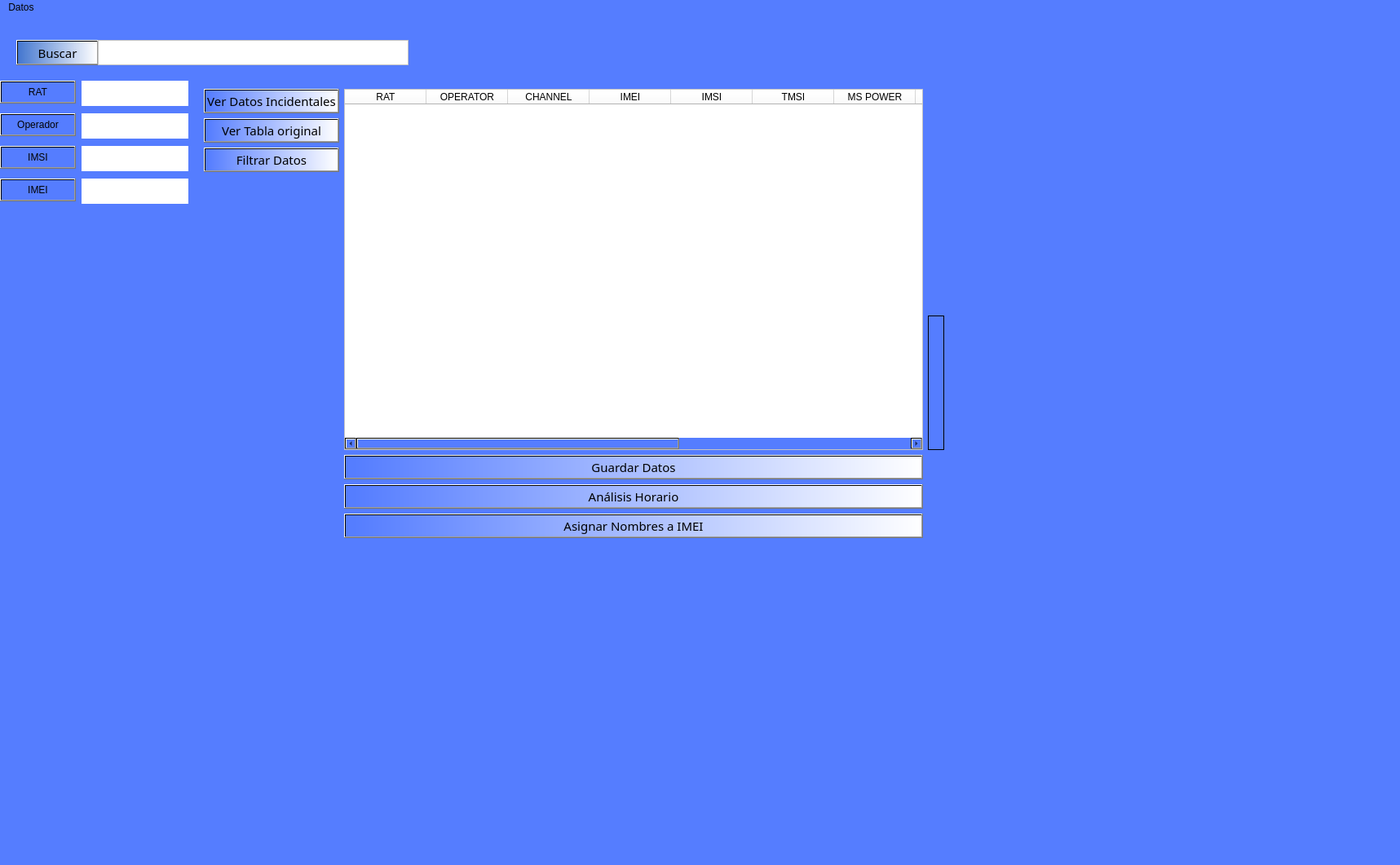
<?xml version="1.0" encoding="UTF-8"?>
<ui version="4.0">
 <class>MainWindow</class>
 <widget class="QMainWindow" name="MainWindow">
  <property name="geometry">
   <rect>
    <x>0</x>
    <y>0</y>
    <width>1717</width>
    <height>1061</height>
   </rect>
  </property>
  <property name="windowTitle">
   <string>MainWindow</string>
  </property>
  <property name="styleSheet">
   <string notr="true">background-color: qlineargradient(spread:pad, x1:0, y1:0, x2:1, y2:0, stop:1 rgba(85, 125, 255, 255));</string>
  </property>
  <widget class="QWidget" name="centralwidget">
   <widget class="QWidget" name="gridLayoutWidget">
    <property name="geometry">
     <rect>
      <x>250</x>
      <y>90</y>
      <width>921</width>
      <height>721</height>
     </rect>
    </property>
    <layout class="QGridLayout" name="gridLayout">
     <item row="15" column="1">
      <widget class="QPushButton" name="pushButtonVerTablaOriginal">
       <property name="font">
        <font>
         <family>Corbel</family>
         <pointsize>11</pointsize>
        </font>
       </property>
       <property name="styleSheet">
        <string notr="true">background-color: qlineargradient(spread:pad, x1:0, y1:0, x2:1, y2:0, stop:0.0149254 rgba(85, 125, 255, 255), stop:1 rgba(255, 255, 255, 255));</string>
       </property>
       <property name="text">
        <string>Ver Tabla original</string>
       </property>
       <property name="icon">
        <iconset>
         <normaloff>../Recursos/icons8-big-data-150.png</normaloff>../Recursos/icons8-big-data-150.png</iconset>
       </property>
       <property name="iconSize">
        <size>
         <width>40</width>
         <height>40</height>
        </size>
       </property>
      </widget>
     </item>
     <item row="18" column="3">
      <widget class="QFrame" name="frame">
       <property name="font">
        <font>
         <family>Corbel</family>
         <pointsize>14</pointsize>
        </font>
       </property>
       <property name="styleSheet">
        <string notr="true">border-color: rgb(0, 0, 0);
border-top-color: rgb(0, 0, 0);</string>
       </property>
       <property name="frameShape">
        <enum>QFrame::StyledPanel</enum>
       </property>
       <property name="frameShadow">
        <enum>QFrame::Raised</enum>
       </property>
       <layout class="QHBoxLayout" name="horizontalLayout_2"/>
      </widget>
     </item>
     <item row="21" column="2">
      <widget class="QPushButton" name="pushButtonAsignarNombresIMEI">
       <property name="font">
        <font>
         <family>Corbel</family>
         <pointsize>11</pointsize>
        </font>
       </property>
       <property name="styleSheet">
        <string notr="true">background-color: qlineargradient(spread:pad, x1:0, y1:0, x2:1, y2:0, stop:0.0149254 rgba(85, 125, 255, 255), stop:1 rgba(255, 255, 255, 255));</string>
       </property>
       <property name="text">
        <string>Asignar Nombres a IMEI</string>
       </property>
       <property name="icon">
        <iconset>
         <normaloff>../Recursos/icons8-ayuda-100.png</normaloff>../Recursos/icons8-ayuda-100.png</iconset>
       </property>
       <property name="iconSize">
        <size>
         <width>60</width>
         <height>60</height>
        </size>
       </property>
      </widget>
     </item>
     <item row="14" column="1">
      <widget class="QPushButton" name="pushButtonVerDatosIncidentales">
       <property name="font">
        <font>
         <family>Corbel</family>
         <pointsize>11</pointsize>
        </font>
       </property>
       <property name="styleSheet">
        <string notr="true">background-color: qlineargradient(spread:pad, x1:0, y1:0, x2:1, y2:0, stop:0.0149254 rgba(85, 125, 255, 255), stop:1 rgba(255, 255, 255, 255));</string>
       </property>
       <property name="text">
        <string>Ver Datos Incidentales</string>
       </property>
       <property name="icon">
        <iconset>
         <normaloff>../Recursos/icons8-big-data-150.png</normaloff>../Recursos/icons8-big-data-150.png</iconset>
       </property>
       <property name="iconSize">
        <size>
         <width>40</width>
         <height>40</height>
        </size>
       </property>
      </widget>
     </item>
     <item row="16" column="1">
      <widget class="QPushButton" name="pushButtonFiltrarDatos">
       <property name="font">
        <font>
         <family>Corbel</family>
         <pointsize>11</pointsize>
        </font>
       </property>
       <property name="styleSheet">
        <string notr="true">background-color: qlineargradient(spread:pad, x1:0, y1:0, x2:1, y2:0, stop:0.0149254 rgba(85, 125, 255, 255), stop:1 rgba(255, 255, 255, 255));</string>
       </property>
       <property name="text">
        <string>Filtrar Datos</string>
       </property>
       <property name="icon">
        <iconset>
         <normaloff>:/newPrefix/icons8-ver-80.png</normaloff>:/newPrefix/icons8-ver-80.png</iconset>
       </property>
       <property name="iconSize">
        <size>
         <width>40</width>
         <height>40</height>
        </size>
       </property>
      </widget>
     </item>
     <item row="35" column="20">
      <widget class="QLabel" name="label_5">
       <property name="styleSheet">
        <string notr="true">background-image: url(:/Imagenes/Logo.png);
image: url(:/newPrefix/Logo.png);</string>
       </property>
       <property name="text">
        <string/>
       </property>
      </widget>
     </item>
     <item row="20" column="2">
      <widget class="QPushButton" name="pushButtonAnalisisHorario">
       <property name="font">
        <font>
         <family>Corbel</family>
         <pointsize>11</pointsize>
        </font>
       </property>
       <property name="styleSheet">
        <string notr="true">background-color: qlineargradient(spread:pad, x1:0, y1:0, x2:1, y2:0, stop:0.0149254 rgba(85, 125, 255, 255), stop:1 rgba(255, 255, 255, 255));</string>
       </property>
       <property name="text">
        <string>Análisis Horario</string>
       </property>
       <property name="icon">
        <iconset>
         <normaloff>../Recursos/icons8-tiempo-400.png</normaloff>../Recursos/icons8-tiempo-400.png</iconset>
       </property>
       <property name="iconSize">
        <size>
         <width>60</width>
         <height>60</height>
        </size>
       </property>
      </widget>
     </item>
     <item row="19" column="2">
      <widget class="QPushButton" name="pushButtonGuardarDatos">
       <property name="font">
        <font>
         <family>Corbel</family>
         <pointsize>11</pointsize>
        </font>
       </property>
       <property name="styleSheet">
        <string notr="true">background-color: qlineargradient(spread:pad, x1:0, y1:0, x2:1, y2:0, stop:0.0149254 rgba(85, 125, 255, 255), stop:1 rgba(255, 255, 255, 255));</string>
       </property>
       <property name="text">
        <string>Guardar Datos</string>
       </property>
       <property name="icon">
        <iconset>
         <normaloff>../Recursos/upload.png</normaloff>../Recursos/upload.png</iconset>
       </property>
       <property name="iconSize">
        <size>
         <width>60</width>
         <height>60</height>
        </size>
       </property>
      </widget>
     </item>
     <item row="14" column="2" rowspan="5">
      <widget class="QTableWidget" name="tableWidgetDatosExcel">
       <property name="styleSheet">
        <string notr="true">background-color: rgb(255, 255, 255);</string>
       </property>
       <column>
        <property name="text">
         <string>RAT</string>
        </property>
       </column>
       <column>
        <property name="text">
         <string>OPERATOR</string>
        </property>
       </column>
       <column>
        <property name="text">
         <string>CHANNEL</string>
        </property>
       </column>
       <column>
        <property name="text">
         <string>IMEI</string>
        </property>
       </column>
       <column>
        <property name="text">
         <string>IMSI</string>
        </property>
       </column>
       <column>
        <property name="text">
         <string>TMSI</string>
        </property>
       </column>
       <column>
        <property name="text">
         <string>MS POWER</string>
        </property>
       </column>
       <column>
        <property name="text">
         <string>TA</string>
        </property>
       </column>
       <column>
        <property name="text">
         <string>LAST LAC</string>
        </property>
       </column>
       <column>
        <property name="text">
         <string>NAME</string>
        </property>
       </column>
       <column>
        <property name="text">
         <string>HITS</string>
        </property>
       </column>
       <column>
        <property name="text">
         <string>DATA-TIME</string>
        </property>
       </column>
      </widget>
     </item>
    </layout>
   </widget>
   <widget class="QPushButton" name="pushButtonBuscarDato">
    <property name="geometry">
     <rect>
      <x>20</x>
      <y>30</y>
      <width>101</width>
      <height>31</height>
     </rect>
    </property>
    <property name="font">
     <font>
      <family>Corbel</family>
      <pointsize>11</pointsize>
     </font>
    </property>
    <property name="styleSheet">
     <string notr="true">
background-color: qlineargradient(spread:pad, x1:0, y1:0, x2:1, y2:0, stop:0 rgba(63, 117, 194, 200), stop:1 rgba(255, 255, 255, 255));</string>
    </property>
    <property name="text">
     <string>Buscar</string>
    </property>
    <property name="icon">
     <iconset>
      <normaloff>:/newPrefix/icons8-google-web-search-400.png</normaloff>:/newPrefix/icons8-google-web-search-400.png</iconset>
    </property>
    <property name="iconSize">
     <size>
      <width>40</width>
      <height>40</height>
     </size>
    </property>
   </widget>
   <widget class="QTextEdit" name="textEditBuscarDatos">
    <property name="geometry">
     <rect>
      <x>120</x>
      <y>30</y>
      <width>381</width>
      <height>31</height>
     </rect>
    </property>
    <property name="styleSheet">
     <string notr="true">background-color: rgb(255, 255, 255);</string>
    </property>
   </widget>
   <widget class="QPushButton" name="pushButtonRats">
    <property name="geometry">
     <rect>
      <x>0</x>
      <y>80</y>
      <width>93</width>
      <height>28</height>
     </rect>
    </property>
    <property name="text">
     <string>RAT</string>
    </property>
   </widget>
   <widget class="QLabel" name="labelRATContador">
    <property name="geometry">
     <rect>
      <x>100</x>
      <y>80</y>
      <width>131</width>
      <height>31</height>
     </rect>
    </property>
    <property name="styleSheet">
     <string notr="true">background-color: rgb(255, 255, 255);</string>
    </property>
    <property name="text">
     <string/>
    </property>
   </widget>
   <widget class="QPushButton" name="pushButtonOperadores">
    <property name="geometry">
     <rect>
      <x>0</x>
      <y>120</y>
      <width>93</width>
      <height>28</height>
     </rect>
    </property>
    <property name="text">
     <string>Operador</string>
    </property>
   </widget>
   <widget class="QLabel" name="labelOperadorDatos">
    <property name="geometry">
     <rect>
      <x>100</x>
      <y>120</y>
      <width>131</width>
      <height>31</height>
     </rect>
    </property>
    <property name="styleSheet">
     <string notr="true">background-color: rgb(255, 255, 255);</string>
    </property>
    <property name="text">
     <string/>
    </property>
   </widget>
   <widget class="QPushButton" name="pushButton">
    <property name="geometry">
     <rect>
      <x>0</x>
      <y>160</y>
      <width>93</width>
      <height>28</height>
     </rect>
    </property>
    <property name="text">
     <string>IMSI</string>
    </property>
   </widget>
   <widget class="QLabel" name="labelIMSIDatos">
    <property name="geometry">
     <rect>
      <x>100</x>
      <y>160</y>
      <width>131</width>
      <height>31</height>
     </rect>
    </property>
    <property name="styleSheet">
     <string notr="true">background-color: rgb(255, 255, 255);</string>
    </property>
    <property name="text">
     <string/>
    </property>
   </widget>
   <widget class="QPushButton" name="pushButtonRATS">
    <property name="geometry">
     <rect>
      <x>0</x>
      <y>200</y>
      <width>93</width>
      <height>28</height>
     </rect>
    </property>
    <property name="text">
     <string>IMEI</string>
    </property>
   </widget>
   <widget class="QLabel" name="labelIMEIDatos">
    <property name="geometry">
     <rect>
      <x>100</x>
      <y>200</y>
      <width>131</width>
      <height>31</height>
     </rect>
    </property>
    <property name="styleSheet">
     <string notr="true">background-color: rgb(255, 255, 255);</string>
    </property>
    <property name="text">
     <string/>
    </property>
   </widget>
  </widget>
  <widget class="QMenuBar" name="menubar">
   <property name="geometry">
    <rect>
     <x>0</x>
     <y>0</y>
     <width>1717</width>
     <height>26</height>
    </rect>
   </property>
   <widget class="QMenu" name="menuDatos">
    <property name="title">
     <string>Datos</string>
    </property>
    <addaction name="separator"/>
    <addaction name="actionIr_A_Principal"/>
    <addaction name="actionGuardar"/>
   </widget>
   <addaction name="menuDatos"/>
  </widget>
  <action name="actionIr_A_Principal">
   <property name="text">
    <string>Ir A Principal </string>
   </property>
  </action>
  <action name="actionGuardar">
   <property name="text">
    <string>Guardar </string>
   </property>
  </action>
 </widget>
 <resources>
  <include location="../Recursos/qrc.qrc"/>
 </resources>
 <connections/>
</ui>
